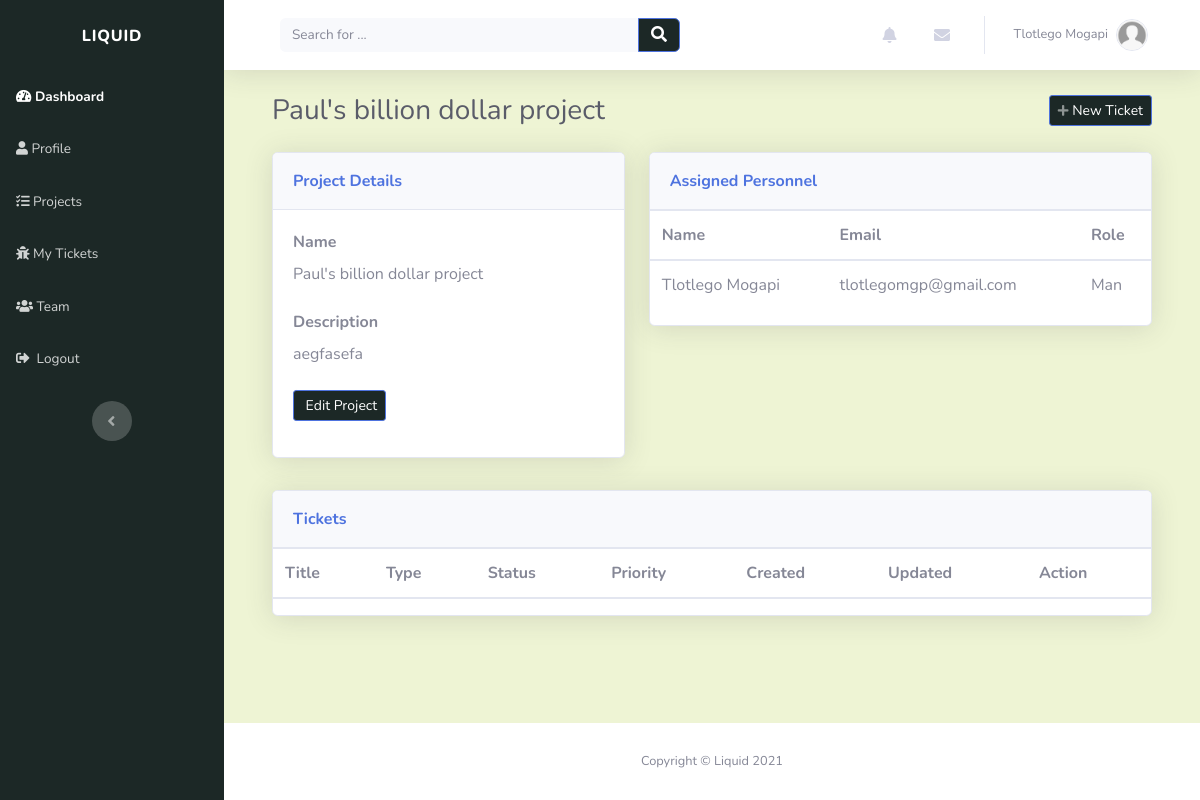
Page /projects/pauls-billion-dollar-project-3w6gdtl8/ (signed in) on the earlier database version.
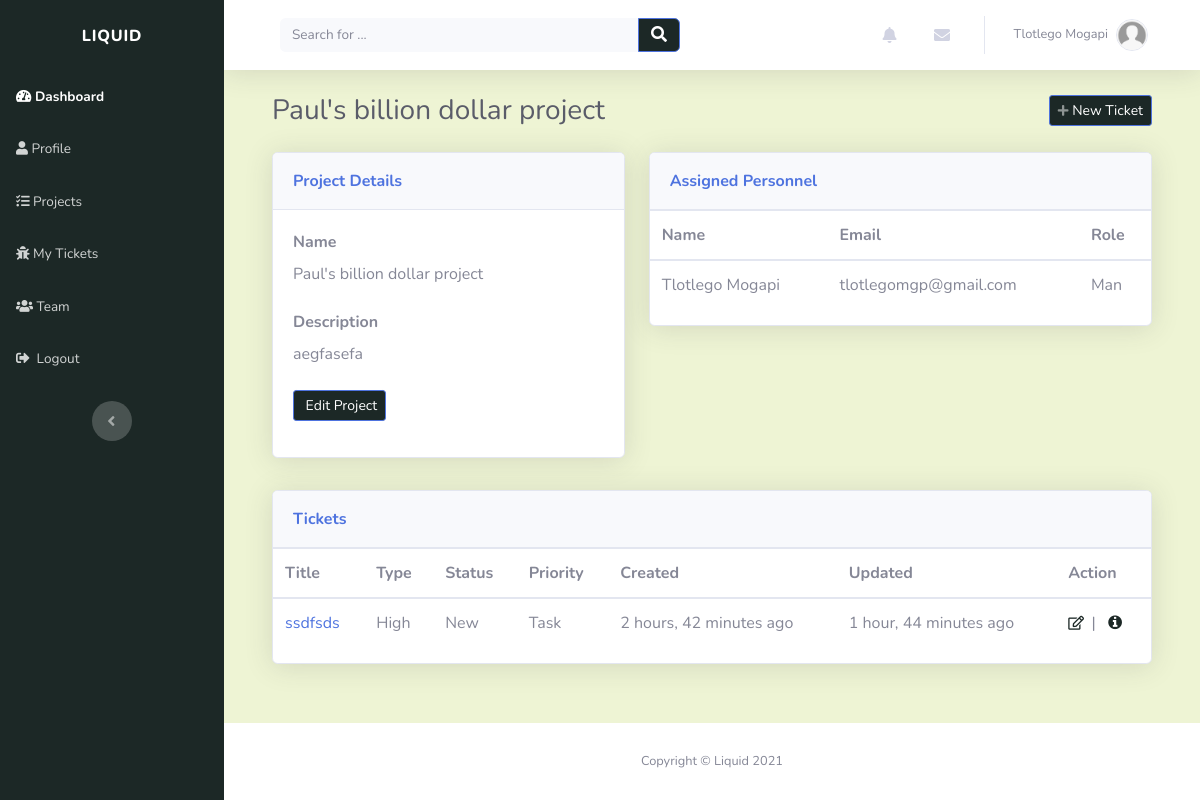
Same page on the later database version.
### account/models.py (models this page shows, shortened)
class Profile(models.Model):
    user = models.OneToOneField(settings.AUTH_USER_MODEL, on_delete=models.CASCADE, unique=True)
    profile_picture = models.ImageField(default='default.jpg', upload_to='profile_images', blank=True)
    website = models.URLField(blank=True)
    first_name = models.CharField(max_length=30, blank=True)
    last_name = models.CharField(max_length=30, blank=True)
    address = models.CharField(max_length=50, blank=True)
    city = models.CharField(max_length=50, blank=True)
    country = models.CharField(max_length=50, blank=True)
    slug = models.SlugField(unique=True, blank=True)
    def __str__(self):
        return self.user.email

class Account(AbstractBaseUser):
    email = models.EmailField(verbose_name="email", max_length=30, unique=True)
    username = models.CharField(max_length=30, unique=True)
    date_created = models.DateTimeField(verbose_name="date created", auto_now_add=True)
    last_login = models.DateTimeField(verbose_name="last login", auto_now=True)
    is_admin = models.BooleanField(default=False)
    is_staff = models.BooleanField(default=False)
    is_active = models.BooleanField(default=True)
    is_super_user = models.BooleanField(default=False)
    USERNAME_FIELD = 'email'
    REQUIRED_FIELDS = ['username']
    objects = AccountManager()

### projects/models.py (models this page shows, shortened)
class Project(models.Model):
    name = models.CharField(max_length=50, unique=True)
    description = models.CharField(max_length=200)
    created_on = models.DateTimeField(verbose_name="date created", auto_now_add=True)
    created_by = models.ForeignKey(Profile, on_delete=models.CASCADE)
    slug = models.SlugField(unique=True, blank=True)
    def __str__(self):
        return self.name

class ProjectRole(models.Model):
    ROLE = (
        ('ADMIN', 'Admin'),
        ('MAN', 'Project Manager'),
    )
    user = models.ForeignKey(Profile, on_delete=models.CASCADE)
    project = models.ForeignKey(Project, on_delete=models.CASCADE)
    user_role = models.CharField(max_length=20, choices=ROLE, default='MAN')
    created_on = models.DateTimeField(verbose_name="date added", auto_now_add=True)

### tickets/models.py (models this page shows, shortened)
class Ticket(models.Model):
    TICKET_PRIORITY = (
        ('LOW', 'Low'),
        ('MEDIUM', 'Medium'),
        ('HIGH', 'High'),
    )
    TICKET_STATUS = (
        ('NEW', 'New'),
        ('IN_PROGRESS', 'In Progress'),
        ('RESOLVED', 'Resolved'),
    )
    TICKET_TYPE = (
        ('TASK', 'Task'),
        ('BUG', 'Bug'),
        ('CHANGE', 'Change'),
        ('FEATURE', 'Feature request')
    )
    title = models.CharField(max_length=50)
    description = models.CharField(max_length=200)
    created_by = models.ForeignKey(Profile, on_delete=models.CASCADE)
    project = models.ForeignKey(Project, related_name="tickets", on_delete=models.CASCADE)
    created_on = models.DateTimeField(verbose_name="created_on", auto_now_add=True)
    updated = models.DateTimeField(verbose_name="date updated", auto_now=True)
    priority = models.CharField(max_length=12, choices=TICKET_PRIORITY, default='LOW')
    status = models.CharField(max_length=12, choices=TICKET_STATUS, default='NEW')
    class_type = models.CharField(max_length=12, choices=TICKET_TYPE, default='TASK')
    slug = models.SlugField(unique=True, blank=True)

### projects/views.py (the view)
# urls.py: path('<slug:slug>/', views.project_detail_view, name="view_project"),
@login_required(login_url='login_page')
def project_detail_view(request, slug):
    context = {}
    project = get_object_or_404(Project, slug=slug)
    context['user_roles'] = ProjectRole.objects.filter(project=project)
    context['tickets'] = Ticket.objects.filter(
        project=project).order_by('-created_on')
    context['project'] = project
    return render(request, "projects/project_detail.html", context)

### index/custom_processors.py (called while the page is built)
def profile_processor(request):
    if request.user.is_authenticated:
        user = request.user
        user_profile = get_object_or_404(Profile, user=user)
        user_messages = DirectMessage.objects.filter(receiver=user_profile).order_by('-created_on')[:5]
        user_alerts = Alert.objects.filter(user=user_profile).order_by('-created_on')[:5]
        return {'profile': user_profile, 'direct_messages': user_messages, 'alerts': user_alerts}
    else:
        return{}

### projects/templates/projects/project_detail.html
{% extends "index/header.html" %} {% load static %} {% block title %}Project{% endblock %} {% block content %}
<div class="container-fluid">
	<div class="d-sm-flex justify-content-between align-items-center mb-4">
		<h3 class="text-dark mb-0">{{project|truncatechars:40}}</h3>
		<a
			class="btn btn-primary btn-sm d-none d-sm-inline-block"
			role="button"
			href="{% url 'add_ticket' project.slug %}"
			style="background: rgb(28, 40, 38)"
			><em class="fas fa-plus fa-sm text-white-50"></em>&nbsp;New Ticket</a
		>
	</div>
	<div class="row mb-3">
		<div class="col-lg-5">
			<div class="row">
				<div class="col">
					<div class="card shadow mb-3">
						<div class="card-header py-3">
							<p class="text-primary m-0 font-weight-bold" style="color: rgb(28, 40, 38)">
								Project Details
							</p>
						</div>
						<div class="card-body">
							<div class="form-row">
								<div class="col">
									<div class="form-group">
										<label for="username"><strong>Name</strong></label>
										<p class="mb-4">{{ project.name }}</p>
									</div>
								</div>
							</div>
							<div class="form-row">
								<div class="col">
									<div class="form-group">
										<label for="first_name"><strong>Description</strong></label>
										<p class="mb-4">{{ project.description }}</p>
									</div>
								</div>
							</div>
							<div class="form-group">
								<a
									class="btn btn-primary btn-sm d-none d-sm-inline-block"
									role="button"
									href="{% url 'edit_project' project.slug %}"
									style="background: rgb(28, 40, 38)"
									>&nbsp;Edit Project</a
								>
							</div>
						</div>
					</div>
				</div>
			</div>
		</div>
		<div class="col-lg-7">
			<div class="row">
				<div class="col">
					<div class="card shadow mb-3">
						<div class="card-header py-3">
							<p class="text-primary m-0 font-weight-bold" style="color: rgb(28, 40, 38)">
								Assigned Personnel
							</p>
						</div>
						<div
							class="table-responsive table mt-0"
							id="dataTable"
							role="grid"
							aria-describedby="dataTable_info"
						>
							<table class="table my-0" id="dataTable" aria-describedby="users">
								<thead>
									<tr>
										<th scope="col">Name</th>
										<th scope="col">Email</th>
										<th scope="col">Role</th>
									</tr>
								</thead>
								<tbody>
									{% for user in user_roles %}
									<tr style="white-space: nowrap">
										<td>{{user.user.first_name}} {{user.user.last_name}}</td>
										<td>{{ user.user }}</td>
										<td>{{ user.user_role|title }}</td>
									</tr>
									{%endfor%}
								</tbody>
							</table>
						</div>
					</div>
				</div>
			</div>
		</div>
	</div>
	<div class="row mb-3">
		<div class="col-lg-12">
			<div class="row">
				<div class="col">
					<div class="card shadow mb-3">
						<div class="card-header py-3">
							<p class="text-primary m-0 font-weight-bold" style="color: rgb(28, 40, 38)">Tickets</p>
						</div>
						<div
							class="table-responsive table mt-0"
							id="dataTable"
							role="grid"
							aria-describedby="dataTable_info"
						>
							<table class="table my-0" id="dataTable" aria-describedby="projects">
								<thead>
									<tr>
										<th scope="col">Title</th>
										<th scope="col">Type</th>
										<th scope="col">Status</th>
										<th scope="col">Priority</th>
										<th scope="col">Created</th>
										<th scope="col">Updated</th>
										<th scope="col">Action</th>
									</tr>
								</thead>
								<tbody>
									{%for ticket in tickets %} {% include "tickets/snippets/ticket.html" %} {%endfor%}
								</tbody>
							</table>
						</div>
					</div>
				</div>
			</div>
		</div>
	</div>
</div>
{% endblock %}

### index/templates/index/header.html (shortened to what this page needs)
{% load static %}
<!DOCTYPE html>
<html lang="en">
	<head>
		<link rel="stylesheet" href="{% static 'index/bootstrap/css/bootstrap.min.css' %}" />
		<link rel="stylesheet" href="https://use.fontawesome.com/releases/v5.12.0/css/all.css" />
		<link
			rel="stylesheet"
			href="https://cdnjs.cloudflare.com/ajax/libs/font-awesome/4.7.0/css/font-awesome.min.css"
		/>
		<link rel="stylesheet" href="{% static 'index/fonts/fontawesome5-overrides.min.css' %}" />
	</head>
	<body id="page-top">
		<div id="wrapper">
			{% include "index/snippets/sidebar.html" %}
			<div class="d-flex flex-column" id="content-wrapper">
				<div id="content" style="background: rgb(238, 244, 212)">
					{% include "index/snippets/navbar.html" %}
					<div class="container-fluid">{% block content %} {% endblock %}</div>
				</div>
				<footer class="bg-white sticky-footer">
					<div class="container my-auto">
						<div class="text-center my-auto copyright"><span>Copyright © Liquid 2021</span></div>
					</div>
				</footer>
			</div>
		</div>
	</body>
</html>

### index/templates/index/snippets/sidebar.html (shortened to what this page needs)
<nav
	class="navbar navbar-dark align-items-start sidebar sidebar-dark accordion bg-gradient-primary p-0"
	style="background: rgb(28, 40, 38)"
>
	<div class="container-fluid d-flex flex-column p-0">
		<a class="navbar-brand d-flex sidebar-brand m-0" href="{% url 'index_page' %}">
			<div class="sidebar-brand-text mx-3"><span>Liquid</span></div>
		</a>
		<ul class="nav navbar-nav text-light" id="accordionSidebar">
			<li class="nav-item">
				<a class="nav-link active" href="{% url 'index_page' %}"
					><em class="fas fa-tachometer-alt"></em><span> Dashboard</span></a
				>
			</li>
			<li class="nav-item">
				<a class="nav-link" href="{% url 'user_profile' %}"
					><em class="fas fa-user"></em><span> Profile</span></a
				>
			</li>
			<li class="nav-item">
				<a class="nav-link" href="{% url 'projects_page' %}"
					><em class="fas fa-tasks"></em><span> Projects</span></a
				>
			</li>
			<li class="nav-item">
				<a class="nav-link" href="{% url 'tickets_page' %}"
					><em class="fas fa-bug"></em><span> My Tickets</span></a
				>
			</li>
			<li class="nav-item">
				<a class="nav-link" href="{% url 'team_page' %}"><em class="fas fa-users"></em><span> Team</span></a>
			</li>
			<li class="nav-item">
				<a class="nav-link" href="{% url 'logout' %}"
					><em class="fas fa-sign-out-alt"></em><span>&nbsp Logout</span></a
				>
			</li>
		</ul>
		<div class="text-center d-none d-md-inline">
			<button class="btn rounded-circle border-0" id="sidebarToggle" type="button"></button>
		</div>
	</div>
</nav>

### index/templates/index/snippets/navbar.html (shortened to what this page needs)
<nav
	class="navbar navbar-light navbar-expand bg-white shadow mb-4 topbar static-top"
	style="background: rgb(238, 244, 212)"
>
	<div class="container-fluid">
		<div class="container-fluid">
			<form
				method="GET"
				action="{% url 'index_page' %}"
				target="_self"
				class="form-inline d-none d-sm-inline-block mr-auto ml-md-3 my-2 my-md-0 mw-100 navbar-search"
			>
				<div class="input-group">
					<input
						class="bg-light form-control border-0 small"
						type="search"
						placeholder="Search for ..."
						value="{{query}}"
						name="q"
					/>
					<div class="input-group-append">
						<button class="btn btn-primary py-0" type="submit" style="background: rgb(28, 40, 38)">
							<em class="fas fa-search"></em>
						</button>
					</div>
				</div>
			</form>
			<ul class="nav navbar-nav flex-nowrap ml-auto">
				<li class="nav-item dropdown no-arrow mx-1">
					<div class="nav-item dropdown no-arrow">
						<a class="dropdown-toggle nav-link" data-toggle="dropdown" aria-expanded="false" href="#"
							><em class="fas fa-bell fa-fw"></em
						></a>
					</div>
				</li>
				<li class="nav-item dropdown no-arrow mx-1">
					<div class="nav-item dropdown no-arrow">
						<a class="dropdown-toggle nav-link" data-toggle="dropdown" aria-expanded="false" href="#"
							><em class="fas fa-envelope fa-fw"></em></a
						>
					</div>
				</li>
				<li class="nav-item dropdown no-arrow">
					<div class="nav-item dropdown no-arrow">
						<a class="dropdown-toggle nav-link" data-toggle="dropdown" aria-expanded="false" href="#"
							><span class="d-none d-lg-inline mr-2 text-gray-600 small">
								{% if profile.first_name and profile.last_name %} {{profile.first_name}}
								{{profile.last_name}} {% else %} {{user}} {%endif%}
							</span>
							<img
								class="border rounded-circle img-profile"
								src="{{profile.profile_picture.url}}"
								alt="user image"
							/>
						</a>
					</div>
				</li>
			</ul>
		</div>
	</div>
</nav>

### tickets/templates/tickets/snippets/ticket.html
<tr style="white-space: nowrap">
	<td><a href="{% url 'view_ticket' ticket.slug %}">{{ ticket.title | truncatechars:40 }}</a></td>
	<td>{{ ticket.priority|title }}</td>
	<td>{{ ticket.status|title }}</td>
	<td>{{ ticket.class_type|title }}</td>
	<td>{{ ticket.created_on|timesince }} ago</td>
	<td>{{ ticket.updated|timesince }} ago</td>
	<td>{% include "tickets/snippets/ticket_action.html" %}</td>
</tr>

### tickets/templates/tickets/snippets/ticket_action.html
<a role="button" href="{% url 'edit_ticket' ticket.slug %}" style="color: rgb(28, 40, 38)" title="Edit"
	><em class="far fa-edit fa-sm">&nbsp</em></a
>
|&nbsp&nbsp
<a role="button" href="{% url 'view_ticket' ticket.slug %}" style="color: rgb(28, 40, 38)" title="More information"
	><em class="fa fa-info-circle">&nbsp</em></a
>

Differences in the rows shown:
added Ticket: title "ssdfsds", priority "High", status "New", class_type "Task", created_on "2 hours, 42 minutes", updated "1 hour, 44 minutes"
